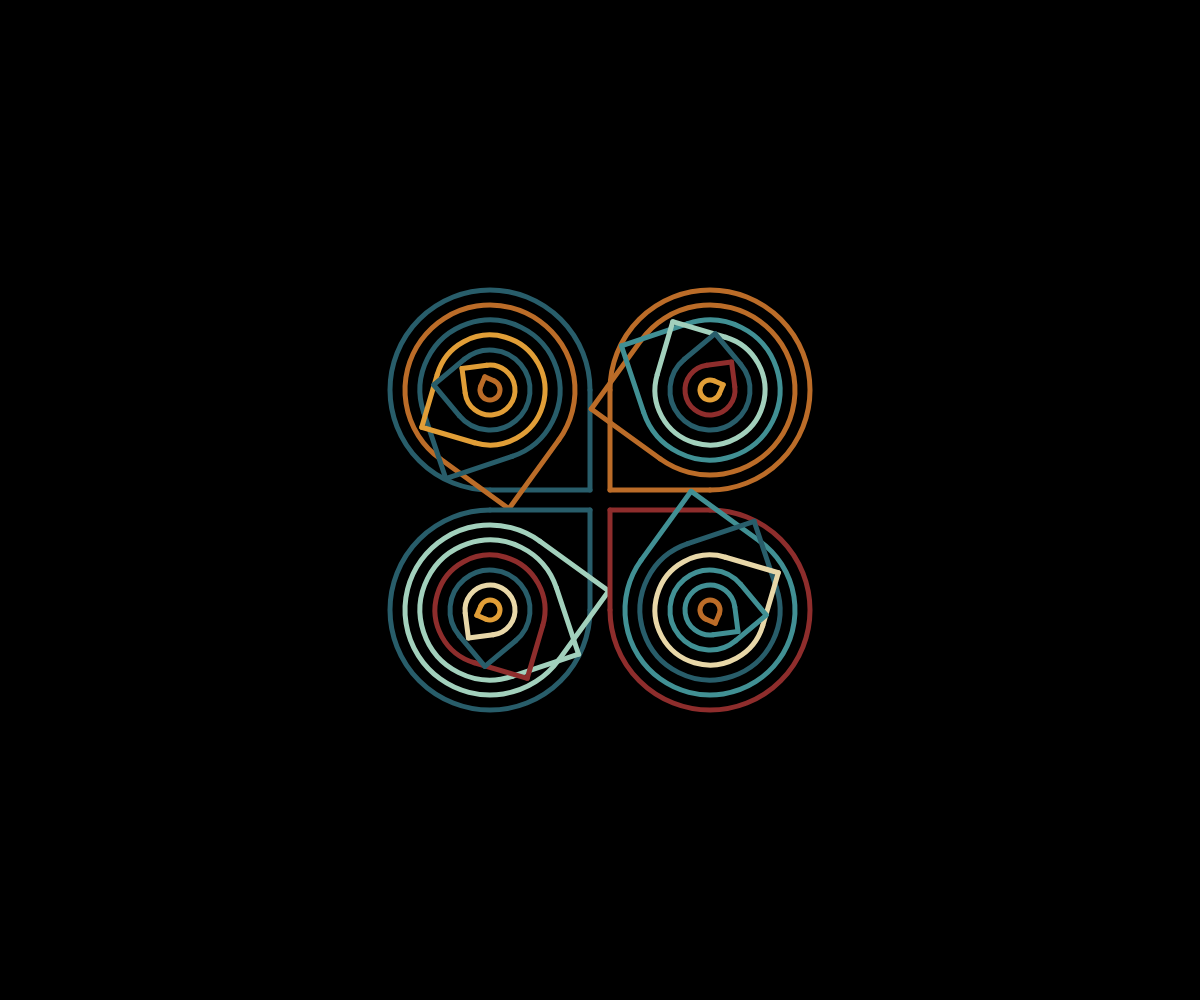
Frame 1 (no input)
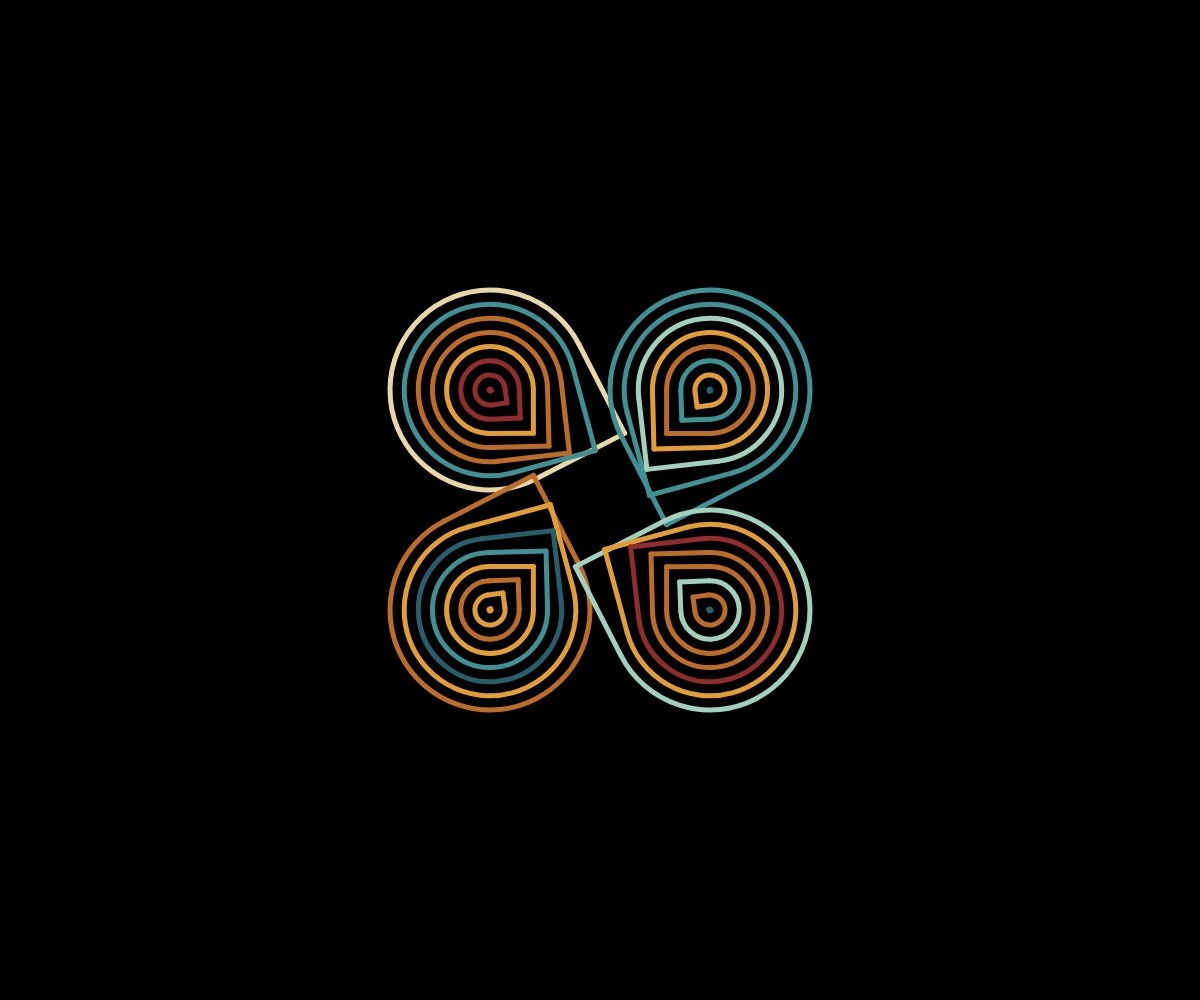
Frame 60 (no input)
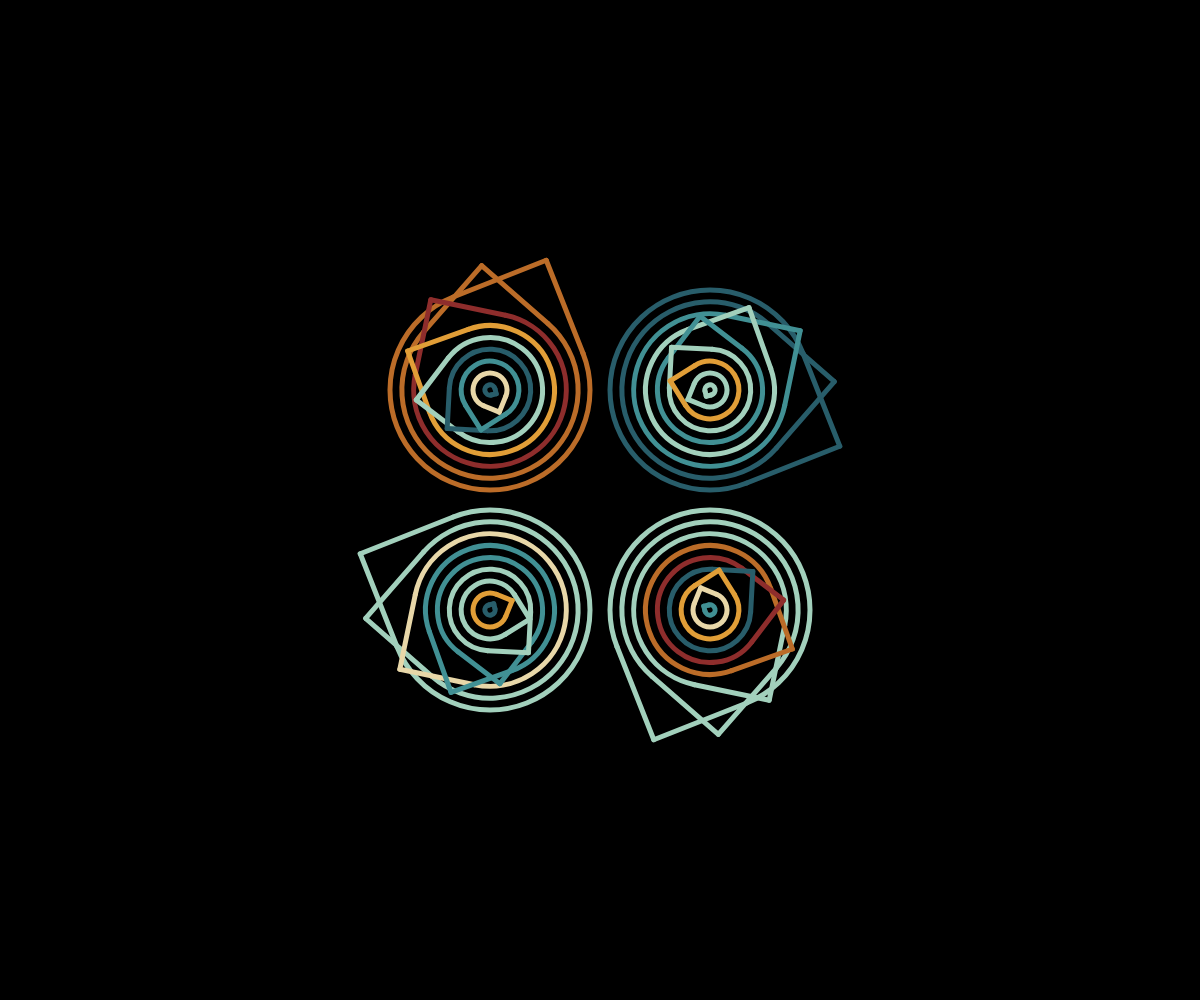
Frame 120 (the mouse pressed at the canvas centre since frame 60)

The p5.js sketch that drew these frames (run headless with seeded random() and noise() and a simulated clock; from frame 60 on, the mouse is pressed at the canvas centre):

// p5.js sketch
// ── sketch.js
let my_colors = ['#8E2D2C', '#BB6C28', '#E19E37', '#419094', '#A2D0BC', '#285D6A', '#E8D7A8' ]

function bubble(x, y, size, rotation) {
  noFill();
  num = int(random(0, 7));
  stroke(my_colors[num]);
  strokeWeight(5);
  
  push();
  translate(x, y);
  rotate(rotation);
  
  arc(0, 0, size, size, HALF_PI, 0);
  
  const half = size / 2;
  
  line(half, 0, half, half);
  line(0, half, half, half);
  
  pop();
}

/**
 * Rotating bubbles with gap
 */
function bubbles(x, y, size, rotation, offset) {
  const gap = (cos(offset) + 2) * 10;
  
  let i = 0;
  for (let radius = size; radius > 0; radius -= gap) {
    const rotationOffset = sin(offset * 2 + i * 0.1) * TWO_PI;
    bubble(x, y, radius, rotation + rotationOffset);
    i++;
  }
}

// Size of the bubbles
const size = 200;
const gap = 10;

// Animation offset
let offset = 0;

function setup() {
  createCanvas(windowWidth, windowHeight);
}

function draw() {
  // background("#003344");
  background("#000");
  
  translate(windowWidth / 2, windowHeight / 2);
  
  const bOffset = gap + size / 2;

  // Symmetry is here!
  bubbles(-bOffset, -bOffset, size, 0, offset);
  bubbles(bOffset, -bOffset, size, HALF_PI, offset);
  bubbles(-bOffset, bOffset, size, -HALF_PI, offset);
  bubbles(bOffset, bOffset, size, PI, offset);
  
  offset += 0.01;
}
